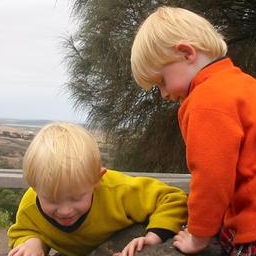
%> input picture 13_color_practice/twins.tif, 256 x 256 px
$ octave --eval "hw_2;"   (GNU Octave 9; MATLAB toolbox functions it lacks are replaced by stand-ins)
%> lines starting %> are read from the running program, lines starting %| are printed output that depends on the picture
function hw_2()

im = imread('twins.tif');
%> im is the input picture: size 256x256x3 uint8; mean R, G, B 157.9, 114.8, 84.3
ty = rgb2ntsc(im);
%> ty: size 256x256x3 double; mean of channels 1, 2, 3 0.487, 0.139, -0.00158
tn = imnoise(ty(:,:,1), 'salt & pepper');
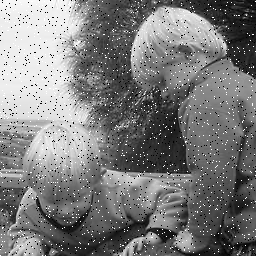
%> tn: size 256x256 double; min 0, max 1, mean 0.487

r_filter = imnoise(im(:,:,1), 'salt & pepper');
g_filter = imnoise(im(:,:,2), 'salt & pepper');
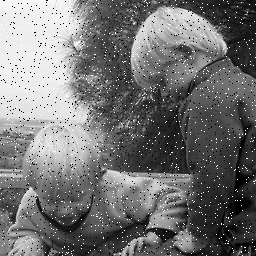
%> g_filter: size 256x256 uint8; min 0, max 255, mean 115.4
b_filter = imnoise(im(:,:,3), 'salt & pepper');

ty(:,:,1) = tn;
%> ty: size 256x256x3 double; mean of channels 1, 2, 3 0.487, 0.139, -0.00158

med_filter = medfilt2(tn, [5,5]);
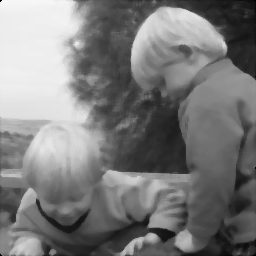
%> med_filter: size 256x256 double; min 0, max 0.969, mean 0.485

med_r_filter = medfilt2(r_filter, [5,5]);
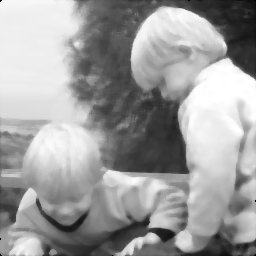
%> med_r_filter: size 256x256 uint8; min 0, max 255, mean 157.4
med_g_filter = medfilt2(g_filter, [5,5]);
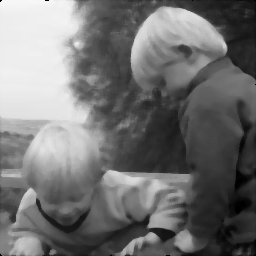
%> med_g_filter: size 256x256 uint8; min 0, max 247, mean 114.3
med_b_filter = medfilt2(b_filter, [5,5]);
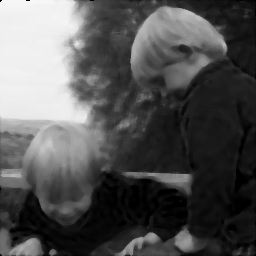
%> med_b_filter: size 256x256 uint8; min 0, max 247, mean 83.5

r_Y_result = ntsc2rgb(ty);

ty(:,:,1) = med_filter;
%> ty: size 256x256x3 double; mean of channels 1, 2, 3 0.485, 0.139, -0.00158
med_Y_result = ntsc2rgb(ty);

all3_result = cat(3, r_filter, g_filter, b_filter);
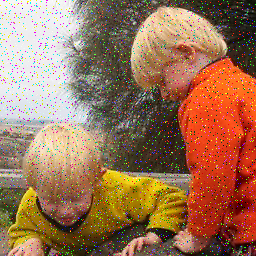
%> all3_result: size 256x256x3 uint8; mean R, G, B 156.3, 115.4, 86.6
med3_result = cat(3, med_r_filter, med_g_filter, med_b_filter);

figure,
subplot(2,2,1), imshow(r_Y_result), title('noised Luminance')
subplot(2,2,2), imshow(all3_result), title('noised all segment')
subplot(2,2,3), imshow(med_Y_result), title('filtered luminance')
subplot(2,2,4), imshow(med3_result), title('filtered all segment')
